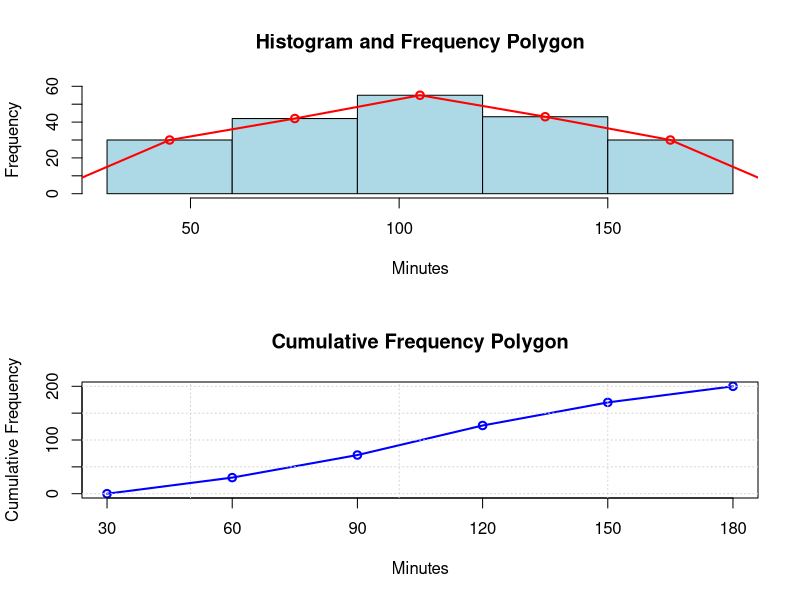

Here is the R script that generated this plot:
counts <- c(30, 42, 55, 43, 30)
breaks_seq <- seq(30, 180, by = 30)
midpoints <- seq(45, 165, by = 30)
data_approx <- rep(midpoints, counts)

par(mfrow = c(2, 1))

hist(data_approx, breaks = breaks_seq, right = FALSE, main = "Histogram and Frequency Polygon", xlab = "Minutes", ylab = "Frequency", col = "lightblue", ylim = c(0, 60))
lines(c(15, midpoints, 195), c(0, counts, 0), type = "o", col = "red", lwd = 2)

cum_counts <- c(0, cumsum(counts))
plot(breaks_seq, cum_counts, type = "o", main = "Cumulative Frequency Polygon", xlab = "Minutes", ylab = "Cumulative Frequency", col = "blue", lwd = 2, xaxt = "n")
axis(1, at = breaks_seq)
grid()